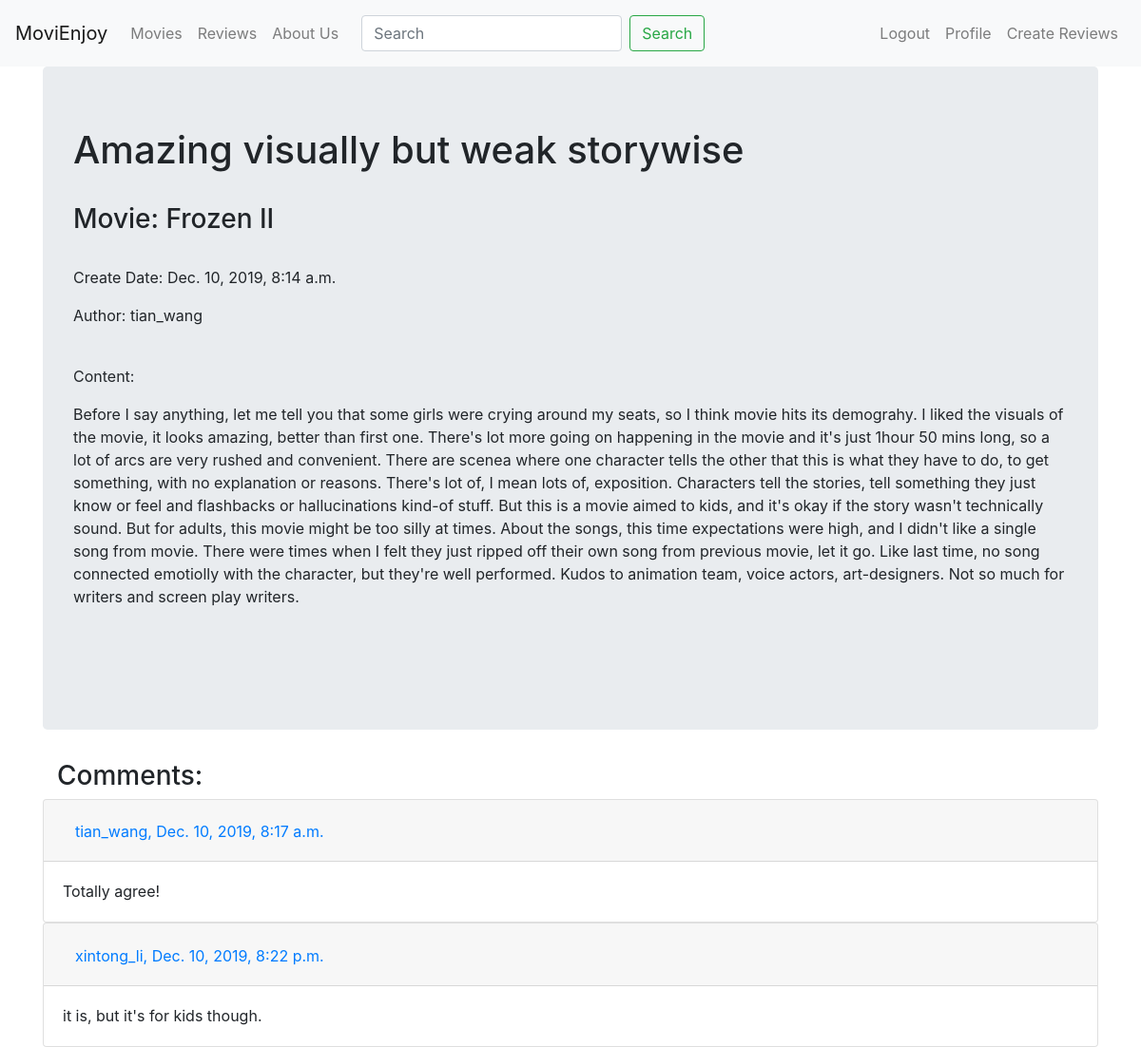
/review/1/ (signed in), run on the app's committed database.
### review/models.py (models this page shows, shortened)
class Review(models.Model):
    movie = models.ForeignKey(
        Movie, related_name='reviews', on_delete=models.CASCADE)
    author = models.ForeignKey(User, on_delete=models.CASCADE)
    title = models.CharField(max_length=100)
    content = models.TextField()
    created_date = models.DateTimeField(default=timezone.now)

class Comment(models.Model):
    review = models.ForeignKey(
        Review, related_name='comments', on_delete=models.CASCADE)
    author = models.CharField(max_length=200)
    content = models.TextField()
    comment_date = models.DateTimeField(default=timezone.now)

### movie/models.py (models this page shows)
class Movie(models.Model):
    movie_name = models.CharField(max_length=268)
    release_date = models.DateField()
    box_office = models.DecimalField(decimal_places=0, max_digits=11)
    duration = models.IntegerField()
    language = models.CharField(max_length=100)
    overview = models.TextField()
    genre = models.TextField()
    casts = models.TextField()
    rate = models.FloatField()
    director = models.CharField(max_length=100)
    url = models.URLField()
    def __str__(self):
        return self.movie_name

### review/views.py (the view)
# urls.py: path('<int:pk>/',views.ReviewDetailView.as_view(),name='detail'),
class ReviewDetailView(DetailView):
    context_object_name = 'review_details'
    model = models.Review
    template_name = 'review/review_detail.html'

### review/templates/review/review_detail.html
<!DOCTYPE html>
{% extends "base.html" %}
{% load staticfiles %}
{% block body_block %}
<div class="jumbotron">
  <h1>{{review_details.title}}</h1> <br>
  <h3>Movie: {{review_details.movie}}</h3><br>
  <p>Create Date: {{review_details.created_date}}</p>
  <p>Author: {{review_details.author}}</p> <br>
  <p>Content: </p>
  <p>{{review_details.content}}</p> <br>
  <br>
</div>
<div class="container">
  <h3>Comments:</h3>
</div>
{% for comment in review_details.comments.all %}
<div class="accordion" id="accordionExample">
  <div class="card">
    <div class="card-header" id="headingOne">
      <h2 class="mb-0">
        <button class="btn btn-link" type="button" data-toggle="collapse" data-target="#collapseOne"
          aria-expanded="true" aria-controls="collapseOne">
          {{comment.author}}, {{comment.comment_date}}
        </button>
      </h2>
    </div>
    <div id="collapseOne" class="collapse show" aria-labelledby="headingOne" data-parent="#accordionExample">
      <div class="card-body">
        {{comment.content}}
      </div>
    </div>
  </div>
</div>
{% endfor %}
{% endblock %}

### data on the page
Review: title "Amazing visually but weak storywise", movie "Frozen II", created_date "Dec. 10, 2019, 8:14 a.m.", author "tian_wang", content "Before I say anything, let me tell you that some girls were crying around my seats, so I think movie hits its demograhy. I liked the visuals of the movie, it looks amazing, better than first one. There's lot more going on happening in the movie and it's just 1hour 50 mins long, so a lot of arcs are very rushed and convenient. There are scenea where one character tells the other that this is what they have to do, to get something, with no explanation or reasons. There's lot of, I mean lots of, exposition. Characters tell the stories, tell something they just know or feel and flashbacks or hallucinations kind-of stuff. But this is a movie aimed to kids, and it's okay if the story wasn't…"
Comment: author "tian_wang", comment_date "Dec. 10, 2019, 8:17 a.m.", content "Totally agree!"
Comment: author "xintong_li", comment_date "Dec. 10, 2019, 8:22 p.m.", content "it is, but it's for kids though."
